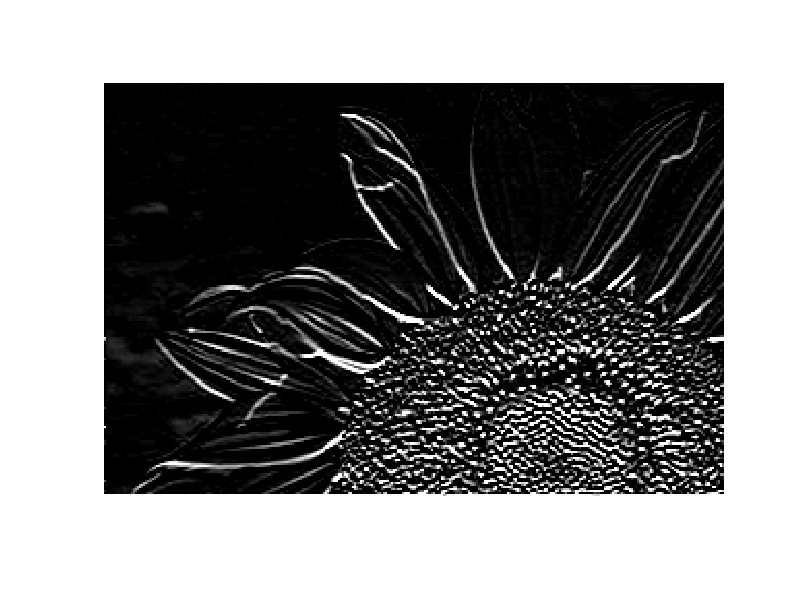

Write the MATLAB code that produced this figure.
fpga_output = fopen('output_image.txt','r');
i=1;
while(~feof(fpga_output))
    text = fgets(fpga_output);
    a(i,:) = sscanf(text,'%d ');
    i = i+1;
end

fclose(fpga_output);
imshow(a./255)
